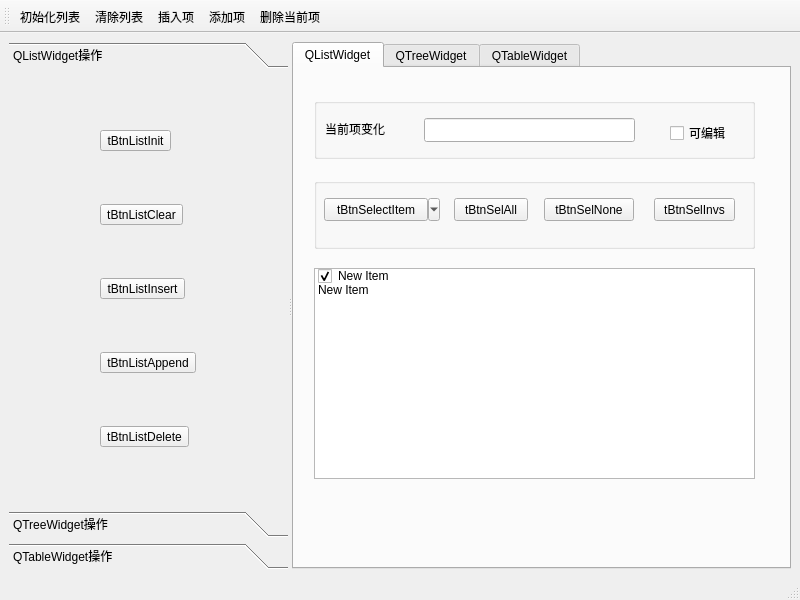
<?xml version="1.0" encoding="UTF-8"?>
<ui version="4.0">
 <class>MainWindow</class>
 <widget class="QMainWindow" name="MainWindow">
  <property name="geometry">
   <rect>
    <x>0</x>
    <y>0</y>
    <width>800</width>
    <height>600</height>
   </rect>
  </property>
  <property name="windowTitle">
   <string>MainWindow</string>
  </property>
  <widget class="QWidget" name="centralwidget">
   <layout class="QGridLayout" name="gridLayout">
    <item row="0" column="1">
     <widget class="QSplitter" name="splitter">
      <property name="orientation">
       <enum>Qt::Horizontal</enum>
      </property>
      <widget class="QToolBox" name="toolBox">
       <property name="currentIndex">
        <number>0</number>
       </property>
       <widget class="QWidget" name="page">
        <property name="geometry">
         <rect>
          <x>0</x>
          <y>0</y>
          <width>271</width>
          <height>380</height>
         </rect>
        </property>
        <attribute name="label">
         <string>QListWidget操作</string>
        </attribute>
        <layout class="QGridLayout" name="gridLayout_2">
         <item row="0" column="0">
          <widget class="QToolButton" name="toolButton">
           <property name="text">
            <string>tBtnListInit</string>
           </property>
          </widget>
         </item>
         <item row="1" column="0">
          <widget class="QToolButton" name="toolButton_2">
           <property name="text">
            <string>tBtnListClear</string>
           </property>
          </widget>
         </item>
         <item row="2" column="0">
          <widget class="QToolButton" name="toolButton_3">
           <property name="text">
            <string>tBtnListInsert</string>
           </property>
          </widget>
         </item>
         <item row="3" column="0">
          <widget class="QToolButton" name="toolButton_4">
           <property name="text">
            <string>tBtnListAppend</string>
           </property>
          </widget>
         </item>
         <item row="4" column="0">
          <widget class="QToolButton" name="toolButton_5">
           <property name="text">
            <string>tBtnListDelete</string>
           </property>
          </widget>
         </item>
        </layout>
       </widget>
       <widget class="QWidget" name="page_2">
        <property name="geometry">
         <rect>
          <x>0</x>
          <y>0</y>
          <width>271</width>
          <height>380</height>
         </rect>
        </property>
        <attribute name="label">
         <string>QTreeWidget操作</string>
        </attribute>
        <widget class="QGroupBox" name="groupBox">
         <property name="geometry">
          <rect>
           <x>10</x>
           <y>50</y>
           <width>201</width>
           <height>181</height>
          </rect>
         </property>
         <property name="title">
          <string>GroupBox</string>
         </property>
         <widget class="QLabel" name="label">
          <property name="geometry">
           <rect>
            <x>20</x>
            <y>40</y>
            <width>91</width>
            <height>31</height>
           </rect>
          </property>
          <property name="text">
           <string>TextLabel</string>
          </property>
         </widget>
         <widget class="QLineEdit" name="lineEdit">
          <property name="geometry">
           <rect>
            <x>10</x>
            <y>80</y>
            <width>113</width>
            <height>24</height>
           </rect>
          </property>
         </widget>
         <widget class="QSpinBox" name="spinBox">
          <property name="geometry">
           <rect>
            <x>20</x>
            <y>130</y>
            <width>111</width>
            <height>31</height>
           </rect>
          </property>
         </widget>
        </widget>
       </widget>
       <widget class="QWidget" name="page_3">
        <attribute name="label">
         <string>QTableWidget操作</string>
        </attribute>
       </widget>
      </widget>
      <widget class="QTabWidget" name="tabWidget">
       <property name="currentIndex">
        <number>0</number>
       </property>
       <widget class="QWidget" name="tab">
        <attribute name="title">
         <string>QListWidget</string>
        </attribute>
        <widget class="QGroupBox" name="groupBox_2">
         <property name="geometry">
          <rect>
           <x>20</x>
           <y>30</y>
           <width>441</width>
           <height>61</height>
          </rect>
         </property>
         <property name="title">
          <string/>
         </property>
         <widget class="QLabel" name="label_2">
          <property name="geometry">
           <rect>
            <x>11</x>
            <y>21</y>
            <width>65</width>
            <height>20</height>
           </rect>
          </property>
          <property name="text">
           <string>当前项变化</string>
          </property>
         </widget>
         <widget class="QLineEdit" name="lineEdit_2">
          <property name="geometry">
           <rect>
            <x>110</x>
            <y>20</y>
            <width>211</width>
            <height>24</height>
           </rect>
          </property>
         </widget>
         <widget class="QCheckBox" name="checkBox">
          <property name="geometry">
           <rect>
            <x>356</x>
            <y>22</y>
            <width>64</width>
            <height>26</height>
           </rect>
          </property>
          <property name="text">
           <string>可编辑</string>
          </property>
         </widget>
        </widget>
        <widget class="QGroupBox" name="groupBox_3">
         <property name="geometry">
          <rect>
           <x>20</x>
           <y>110</y>
           <width>441</width>
           <height>71</height>
          </rect>
         </property>
         <property name="title">
          <string/>
         </property>
         <widget class="QToolButton" name="toolButton_6">
          <property name="geometry">
           <rect>
            <x>10</x>
            <y>20</y>
            <width>116</width>
            <height>23</height>
           </rect>
          </property>
          <property name="text">
           <string>tBtnSelectItem</string>
          </property>
          <property name="popupMode">
           <enum>QToolButton::MenuButtonPopup</enum>
          </property>
          <property name="toolButtonStyle">
           <enum>Qt::ToolButtonTextBesideIcon</enum>
          </property>
         </widget>
         <widget class="QToolButton" name="toolButton_7">
          <property name="geometry">
           <rect>
            <x>140</x>
            <y>20</y>
            <width>74</width>
            <height>23</height>
           </rect>
          </property>
          <property name="text">
           <string>tBtnSelAll</string>
          </property>
         </widget>
         <widget class="QToolButton" name="toolButton_8">
          <property name="geometry">
           <rect>
            <x>230</x>
            <y>20</y>
            <width>90</width>
            <height>23</height>
           </rect>
          </property>
          <property name="text">
           <string>tBtnSelNone</string>
          </property>
         </widget>
         <widget class="QToolButton" name="toolButton_9">
          <property name="geometry">
           <rect>
            <x>340</x>
            <y>20</y>
            <width>81</width>
            <height>23</height>
           </rect>
          </property>
          <property name="text">
           <string>tBtnSelInvs</string>
          </property>
         </widget>
        </widget>
        <widget class="QListWidget" name="listWidget">
         <property name="geometry">
          <rect>
           <x>20</x>
           <y>200</y>
           <width>441</width>
           <height>211</height>
          </rect>
         </property>
         <item>
          <property name="text">
           <string>New Item</string>
          </property>
          <property name="checkState">
           <enum>Checked</enum>
          </property>
          <property name="icon">
           <iconset resource="src.qrc">
            <normaloff>:/icons/icons/check2.ico</normaloff>:/icons/icons/check2.ico</iconset>
          </property>
         </item>
         <item>
          <property name="text">
           <string>New Item</string>
          </property>
          <property name="checkState">
           <enum>Unchecked</enum>
          </property>
          <property name="icon">
           <iconset resource="src.qrc">
            <normaloff>:/icons/icons/check2.ico</normaloff>:/icons/icons/check2.ico</iconset>
          </property>
         </item>
        </widget>
       </widget>
       <widget class="QWidget" name="tab_2">
        <attribute name="title">
         <string>QTreeWidget</string>
        </attribute>
       </widget>
       <widget class="QWidget" name="tab_3">
        <attribute name="title">
         <string>QTableWidget</string>
        </attribute>
       </widget>
      </widget>
     </widget>
    </item>
   </layout>
  </widget>
  <widget class="QMenuBar" name="menubar">
   <property name="geometry">
    <rect>
     <x>0</x>
     <y>0</y>
     <width>800</width>
     <height>21</height>
    </rect>
   </property>
  </widget>
  <widget class="QStatusBar" name="statusbar"/>
  <widget class="QToolBar" name="toolBar">
   <property name="windowTitle">
    <string>toolBar</string>
   </property>
   <property name="toolButtonStyle">
    <enum>Qt::ToolButtonTextUnderIcon</enum>
   </property>
   <attribute name="toolBarArea">
    <enum>TopToolBarArea</enum>
   </attribute>
   <attribute name="toolBarBreak">
    <bool>false</bool>
   </attribute>
   <addaction name="action_init"/>
   <addaction name="action_clear"/>
   <addaction name="action_insert"/>
   <addaction name="action_append"/>
   <addaction name="action_delete"/>
  </widget>
  <action name="action_init">
   <property name="icon">
    <iconset resource="src.qrc">
     <normaloff>:/icons/icons/128.bmp</normaloff>:/icons/icons/128.bmp</iconset>
   </property>
   <property name="text">
    <string>初始化列表</string>
   </property>
   <property name="toolTip">
    <string>初始化列表</string>
   </property>
   <property name="shortcut">
    <string>Ctrl+I</string>
   </property>
  </action>
  <action name="action_clear">
   <property name="icon">
    <iconset resource="src.qrc">
     <normaloff>:/icons/icons/delete1.bmp</normaloff>:/icons/icons/delete1.bmp</iconset>
   </property>
   <property name="text">
    <string>清除列表</string>
   </property>
   <property name="toolTip">
    <string>清除列表</string>
   </property>
  </action>
  <action name="action_insert">
   <property name="icon">
    <iconset resource="src.qrc">
     <normaloff>:/icons/icons/424.bmp</normaloff>:/icons/icons/424.bmp</iconset>
   </property>
   <property name="text">
    <string>插入项</string>
   </property>
   <property name="toolTip">
    <string>插入项</string>
   </property>
   <property name="shortcut">
    <string>Ctrl+S</string>
   </property>
  </action>
  <action name="action_append">
   <property name="icon">
    <iconset resource="src.qrc">
     <normaloff>:/icons/icons/316.bmp</normaloff>:/icons/icons/316.bmp</iconset>
   </property>
   <property name="text">
    <string>添加项</string>
   </property>
   <property name="toolTip">
    <string>添加项</string>
   </property>
   <property name="shortcut">
    <string>Ctrl+A</string>
   </property>
  </action>
  <action name="action_delete">
   <property name="icon">
    <iconset resource="src.qrc">
     <normaloff>:/icons/icons/324.bmp</normaloff>:/icons/icons/324.bmp</iconset>
   </property>
   <property name="text">
    <string>删除当前项</string>
   </property>
   <property name="toolTip">
    <string>删除当前项</string>
   </property>
   <property name="shortcut">
    <string>Del</string>
   </property>
  </action>
  <action name="action_select_all">
   <property name="text">
    <string>全选</string>
   </property>
   <property name="toolTip">
    <string>全选</string>
   </property>
  </action>
  <action name="action_select_none">
   <property name="text">
    <string>全不选</string>
   </property>
   <property name="toolTip">
    <string>全不选</string>
   </property>
  </action>
  <action name="action_select_inverse">
   <property name="text">
    <string>反选</string>
   </property>
   <property name="toolTip">
    <string>反选</string>
   </property>
  </action>
  <action name="action_quit">
   <property name="icon">
    <iconset resource="src.qrc">
     <normaloff>:/icons/icons/exit.bmp</normaloff>:/icons/icons/exit.bmp</iconset>
   </property>
   <property name="text">
    <string>退出</string>
   </property>
   <property name="toolTip">
    <string>退出程序</string>
   </property>
  </action>
  <action name="action_select_popmenu">
   <property name="icon">
    <iconset resource="src.qrc">
     <normaloff>:/icons/icons/124.bmp</normaloff>:/icons/icons/124.bmp</iconset>
   </property>
   <property name="text">
    <string>项选择</string>
   </property>
   <property name="toolTip">
    <string>项选择</string>
   </property>
  </action>
 </widget>
 <resources>
  <include location="src.qrc"/>
 </resources>
 <connections/>
</ui>
